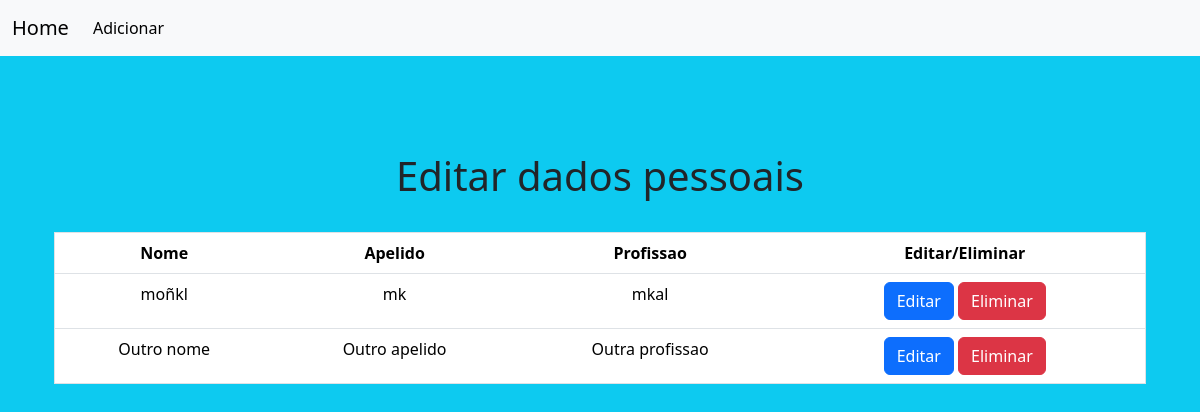
Page /PHP/clientes-dados-pessoais/editar_dados_pessoais.php (signed in) on the committed database.
### tables this page shows
CREATE TABLE `clientes` (
  `ID` int(6) NOT NULL,
  `Email` int(50) NOT NULL,
  `Nome` varchar(20) NOT NULL,
  `Apelido` varchar(20) NOT NULL,
  `Profissao` varchar(20) NOT NULL
);

### PHP/clientes-dados-pessoais/editar_dados_pessoais.php (the view, shortened to what this page needs)
<?php
include_once('../config.php');
$sql = "SELECT * FROM clientes";
$result = $conexao->query($sql);
?>
<!DOCTYPE html>
<html>
<head>
<link rel="stylesheet" href="https://cdn.jsdelivr.net/npm/bootstrap@5.3.2/dist/css/bootstrap.min.css">
</head>
<body class="bg-info">
<nav class="navbar navbar-expand-lg navbar-light bg-light">
  <div class="container-fluid">
    <a class="navbar-brand" href="../homepage.php">Home</a>
    <div class="collapse navbar-collapse" id="navbarSupportedContent">
      <ul class="navbar-nav me-auto mb-2 mb-lg-0">
        <li class="nav-item">
          <a class="nav-link active" aria-current="page" href="upload_dados_pessoais.php">Adicionar</a>
        </li>
      </ul>
    </div>
  </div>
</nav>
<div class="container mt-5">
<div class="row">
<div class="col text-center">
<div class="container mt-5">
        <div class="row justify-content-center">
            <div class="col-md-6">
                <h1 class="text-center">Editar dados pessoais</h1>
            </div>
        </div>
        <table class="table mt-4 border">
           <thead>
                <tr>
                    <th>Nome</th>
                    <th>Apelido </th>
                    <th>Profissao</th>
                    <th>Editar/Eliminar</th>
                </tr>
            </thead>
            <tbody>
                <?php if ($result && $result->num_rows > 0): ?>
                    <?php while ($row = $result->fetch_assoc()): ?>
                <tr>
                    <td><?php echo htmlspecialchars($row['Nome']); ?></td>
                    <td><?php echo htmlspecialchars($row['Apelido']); ?></td>
                    <td><?php echo htmlspecialchars($row['Profissao']); ?></td>
                    <td>
                        <a class='btn btn-primary' href="editar_id_dado_pessoal.php?id=<?php echo htmlspecialchars($row['ID']); ?>">Editar</a>
                        <a class='btn btn-danger' href="eliminar_dado_pessoal.php?id=<?php echo htmlspecialchars($row['ID']); ?>">Eliminar</a>
                    </td>
                </tr>
                    <?php endwhile; ?>
                <?php else: ?>
                <tr>
                    <td colspan="4">Nenhum usuario encontrado</td>
                </tr>
                <?php endif; ?>
            </tbody>
        </table>
    </div>
</div>
</div>
</div>
</body>
</html>

### rows in the picture
clientes: Nome "moñkl", Apelido "mk", Profissao "mkal"
clientes: Nome "Outro nome", Apelido "Outro apelido", Profissao "Outra profissao"
